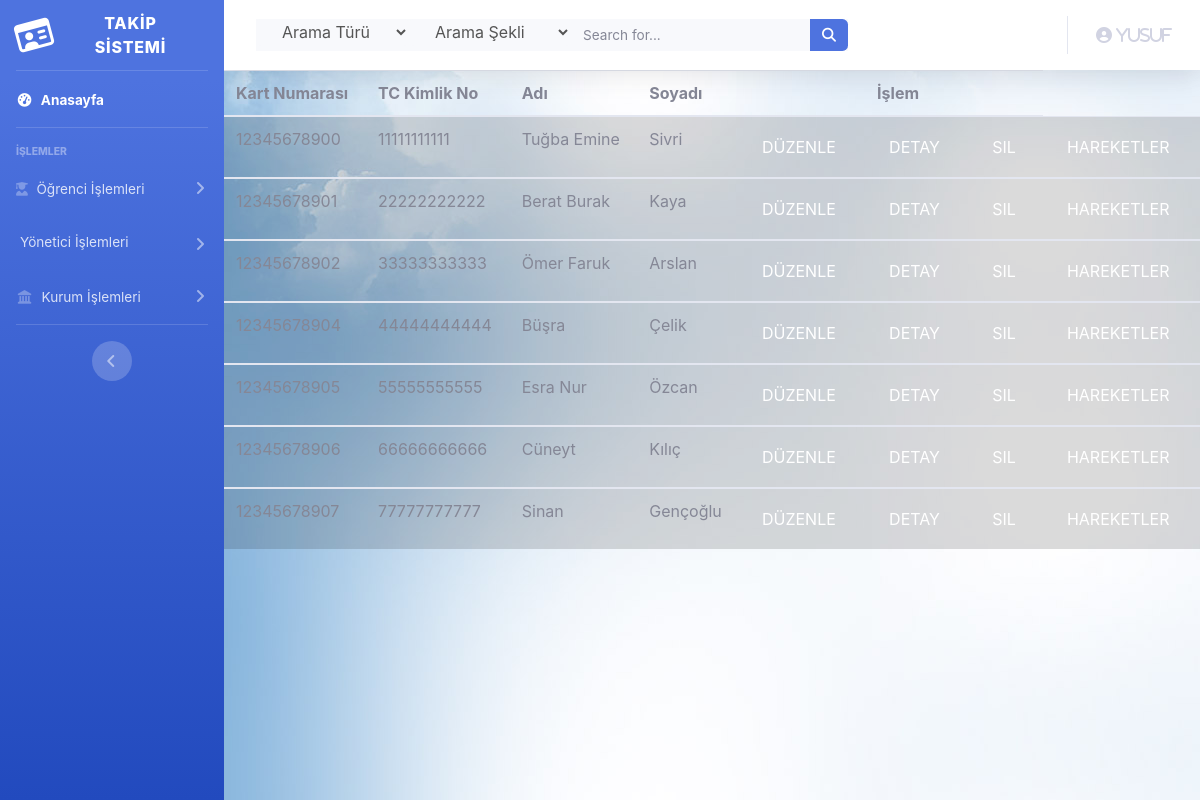
Page /ogrenciDetailAdminTüm.php (signed in) on the committed database.
### tables this page shows
CREATE TABLE `students1` (
  `kartId` char(11) NOT NULL,
  `TCKimlikNo` char(11) NOT NULL,
  `Ad` varchar(50) NOT NULL,
  `Soyad` varchar(50) NOT NULL,
  `ogrTel` char(11) NOT NULL,
  `dogumTarihi` date NOT NULL,
  `dogumYeri` varchar(50) NOT NULL,
  `anneAd` varchar(50) NOT NULL,
  `anneTel` char(11) NOT NULL,
  `babaAd` varchar(50) NOT NULL,
  `babaTel` char(11) NOT NULL,
  `evAdresi` text NOT NULL,
  `odaNo` int(11) NOT NULL,
  `kurumId` int(11) NOT NULL
);

### ogrenciDetailAdminTüm.php (the view, shortened to what this page needs)
<?php
include("layoutAdmin.php")
?>
<table class="table table-hover">
  <thead>
    <tr>
      <th scope="col">Kart Numarası</th>
      <th scope="col">TC Kimlik No</th>
      <th scope="col">Adı</th>
      <th scope="col">Soyadı</th>
      <th scope="col"></th>
      <th scope="col">İşlem</th>
      <th scope="col"></th>
    </tr>
  </thead>
  <?php
           $sorgu=mysqli_query($con,"select * from students1");
           while($str=mysqli_fetch_array($sorgu)){
               $kartId=$str['kartId'];
               $tc=$str['TCKimlikNo'];
               $ad=$str['Ad'];
               $soyad=$str['Soyad'];
          echo "
  <tbody>
    <tr class=table-active>
      <td>$kartId</td>
      <td>$tc</td>
      <td>$ad</td>
      <td>$soyad</td>
      <td><a class=btn brn-primary href=düzenleOgrenciAdmin.php?kartId=$kartId role=button>Düzenle</a></td>
      <td><a class=btn brn-primary href=ogrenciDetailAdmin.php?kartId=$kartId role=button>Detay</a></td>
      <td><a class=btn brn-primary  role=button href=# data-toggle=modal data-target=#logoutModal1>Sil</a></td>
      <td><a class=btn brn-primary href=ogrenciLogAdmin.php?kartId=$kartId role=button>Hareketler</a></td>
    </tr>
  </tbody>
  ";}
  ?>
</table>
<?php
include("layoutFooterAdmin.php")
?>

### layoutAdmin.php (shortened to what this page needs)
<html lang="en">
<?php
include("db.php");
?>
<head>
  <link href="vendor/fontawesome-free/css/all.min.css" rel="stylesheet" type="text/css">
  <link href="css/sb-admin-2.min.css" rel="stylesheet">
  <link rel="stylesheet" type="text/css" href="fonts/Linearicons-Free-v1.0.0/icon-font.min.css">
  <link href="css/ekle.css" rel="stylesheet" media="all">
     <link href="vendor/ekle/mdi-font/css/material-design-iconic-font.min.css" rel="stylesheet" media="all">
    <link href="vendor/ekle/font-awesome-4.7/css/font-awesome.min.css" rel="stylesheet" media="all">
    <link href="vendor/ekle/select2/select2.min.css" rel="stylesheet" media="all">
    <link href="vendor/ekle/datepicker/daterangepicker.css" rel="stylesheet" media="all">
</head>
<body id="page-top">
  <div id="wrapper">
    <ul class="navbar-nav bg-gradient-primary sidebar sidebar-dark accordion" id="accordionSidebar">
      <a class="sidebar-brand d-flex align-items-center justify-content-center" href="anasayfaAdmin.php">
        <div class="sidebar-brand-icon rotate-n-15">
          <i class="far fa-id-card"></i>
        </div>
        <div class="sidebar-brand-text mx-3">TAKİP SİSTEMİ
        </div>
      </a>
      <hr class="sidebar-divider my-0">
      <li class="nav-item active">
        <a class="nav-link" href="anasayfaAdmin.php">
          <i class="fas fa-fw fa-tachometer-alt"></i>
          <span>Anasayfa</span></a>
      </li>
      <hr class="sidebar-divider">
      <div class="sidebar-heading">
        İşlemler
      </div>
      <li class="nav-item">
        <a class="nav-link collapsed" href="#" data-toggle="collapse" data-target="#collapseTwo" aria-expanded="true" aria-controls="collapseTwo">
          <i class="fas fa-user-graduate"></i>
          <span>Öğrenci İşlemleri</span>
        </a>
      </li>
      <li class="nav-item">
        <a class="nav-link collapsed" href="#" data-toggle="collapse" data-target="#collapseUtilities" aria-expanded="true" aria-controls="collapseUtilities">
          <span>Yönetici İşlemleri</span>
        </a>
      </li>
      <li class="nav-item">
        <a class="nav-link collapsed" href="#" data-toggle="collapse" data-target="#collapsePages" aria-expanded="true" aria-controls="collapsePages">
          <i class="fas fa-fw fa-landmark"></i>
          <span>Kurum İşlemleri</span>
        </a>
      </li>
      <hr class="sidebar-divider d-none d-md-block">
      <div class="text-center d-none d-md-inline">
        <button class="rounded-circle border-0" id="sidebarToggle"></button>
      </div>
    </ul>
    <div id="content-wrapper" class="d-flex flex-column">
      <div id="content">
        <nav class="navbar navbar-expand navbar-light bg-white topbar  static-top shadow">
          <form class="d-none d-sm-inline-block form-inline mr-auto ml-md-3 my-2 my-md-0 mw-100 navbar-search" method="POST" action="anasayfaAdmin.php">
            <div class="input-group bg-light border-0 small" >
            <select name="tablo" class="bg-light border-0 medium input--style-5">
                <option value="0">Arama Türü</option>
              </select>
              <select name="islem" class="bg-light border-0 medium input--style-5">
                <option value="0">Arama Şekli</option>
              </select>
                <input type="text" class="form-control bg-light border-0 medium " placeholder="Search for..." aria-label="Search" aria-describedby="basic-addon2" name="search">
                <div class="input-group-append">
                  <button class="btn btn-primary" type="submit" name="gönder">
                    <i class="fas fa-search fa-sm"></i>
                  </button>
                </div>
            </div>
          </form>
          <ul class="navbar-nav ml-auto">
            <li class="nav-item dropdown no-arrow">
              <a class="nav-link dropdown-toggle" href="#" id="userDropdown" role="button" data-toggle="dropdown" aria-haspopup="true" aria-expanded="false">
                <i class="fas fa-user-circle fa-user-cog">
                  <?php
                  $index2id = $_SESSION['adminId'];
                  $sorgu = mysqli_query($con, "Select * from admins where id='$index2id'");
                  $str = mysqli_fetch_array($sorgu);
                  if ($str != null)
                      echo $str['Ad'];
                  ?>
                </i>
              </a>
            </li>
          </ul>
        </nav>

### css/ekle.css (style rules this page uses)
html { -webkit-box-sizing: border-box; -moz-box-sizing: border-box; box-sizing: border-box; }
* { padding: 0; margin: 0; }
*, *:before, *:after { -webkit-box-sizing: inherit; -moz-box-sizing: inherit; box-sizing: inherit; }
body, h1, h2, h3, h4, h5, h6, blockquote, p, pre, dl, dd, ol, ul, figure, hr, fieldset, legend { margin: 0; padding: 0; }
button { outline: none; background: none; border: none; }
body { font-family: "Open Sans", "Arial", "Helvetica Neue", sans-serif; font-weight: 400; font-size: 14px; }
.btn { display: inline-block; line-height: 50px; -webkit-transition: all 0.4s ease; -o-transition: all 0.4s ease; -moz-transition: all 0.4s ease; transition: all 0.4s ease; cursor: pointer; font-size: 15px; text-transform: uppercase; font-weight: 700; color: #fff; font-family: inherit; }
input { outline: none; margin: 0; border: none; -webkit-box-shadow: none; -moz-box-shadow: none; box-shadow: none; width: 100%; font-size: 14px; font-family: inherit; }
.input--style-5 { background: #e5e5e5; line-height: 50px; -webkit-border-radius: 5px; -moz-border-radius: 5px; border-radius: 5px; padding: 0 22px; font-size: 16px; color: #555; margin-bottom: 5px; }
.input-group { position: relative; margin: 0; }

### rows in the picture
students1: kartId "12345678900", TCKimlikNo "11111111111", Ad "Tuğba Emine", Soyad "Sivri"
students1: kartId "12345678901", TCKimlikNo "22222222222", Ad "Berat Burak", Soyad "Kaya"
students1: kartId "12345678902", TCKimlikNo "33333333333", Ad "Ömer Faruk", Soyad "Arslan"
students1: kartId "12345678904", TCKimlikNo "44444444444", Ad "Büşra", Soyad "Çelik"
students1: kartId "12345678905", TCKimlikNo "55555555555", Ad "Esra Nur", Soyad "Özcan"
students1: kartId "12345678906", TCKimlikNo "66666666666", Ad "Cüneyt", Soyad "Kılıç"
students1: kartId "12345678907", TCKimlikNo "77777777777", Ad "Sinan", Soyad "Gençoğlu"

### other values in the picture
$str['Ad'] "Yusuf"
